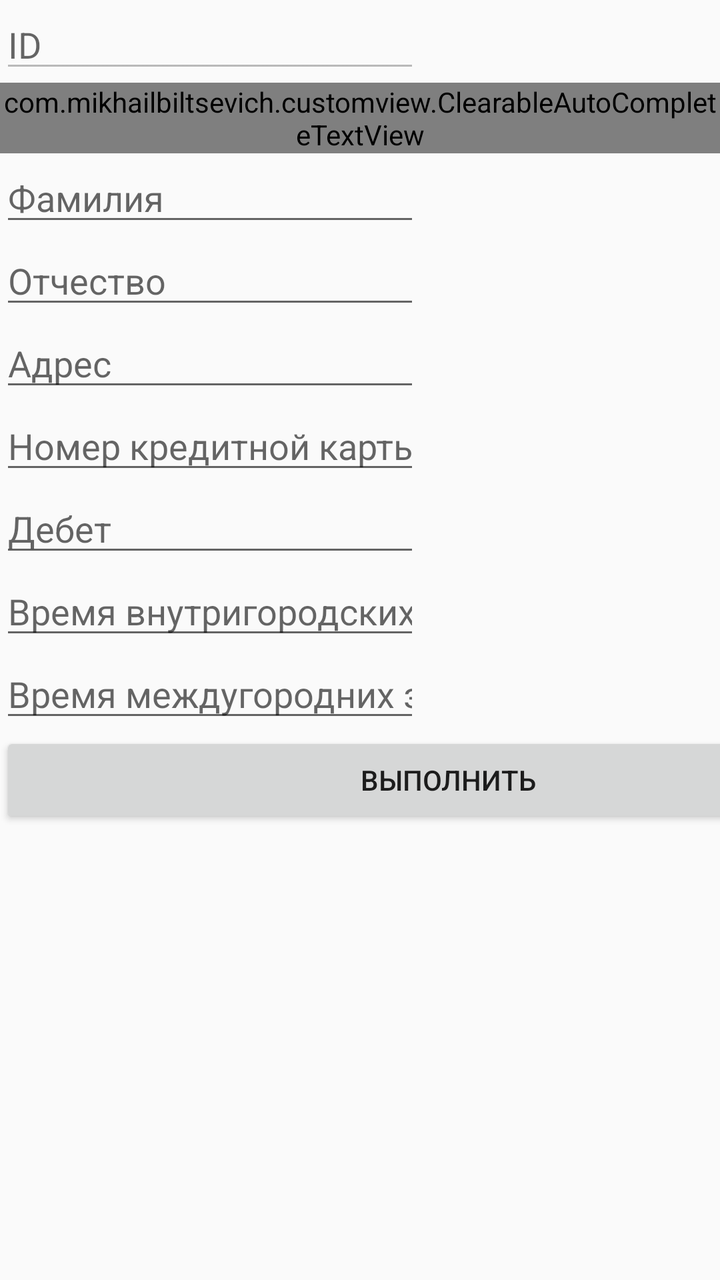
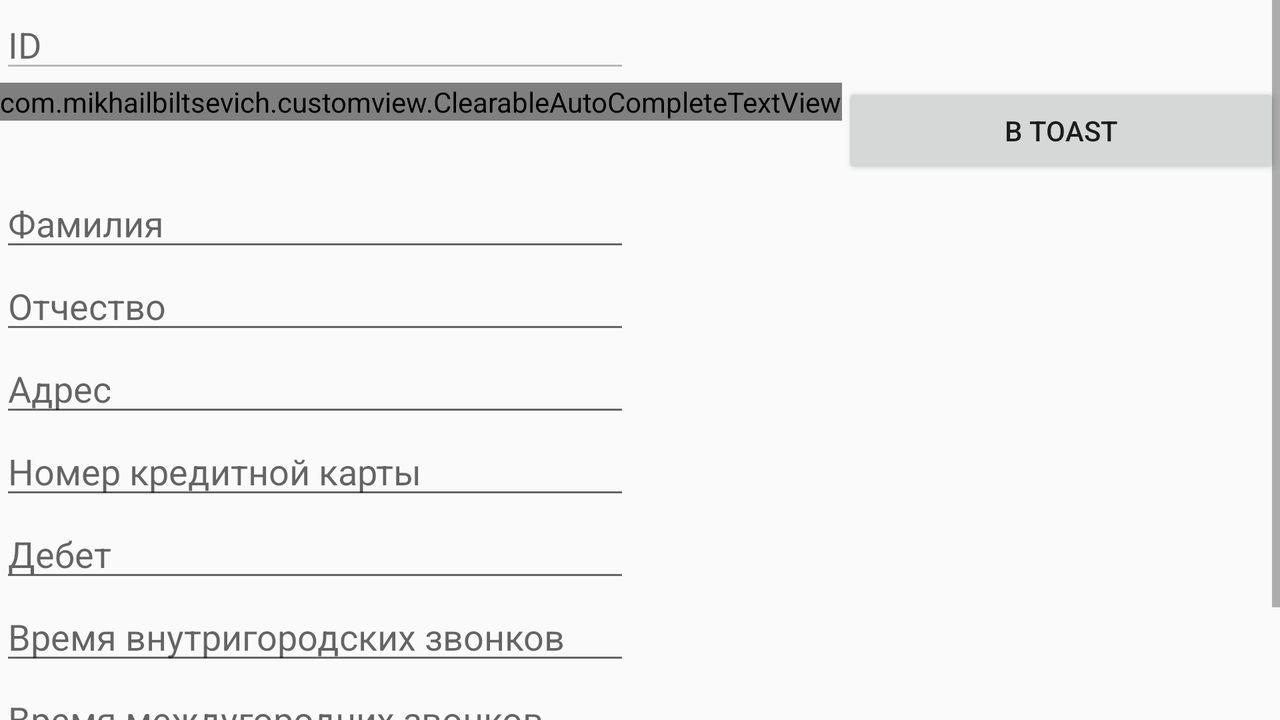

An Android layout and its configuration variant, each rendered on a device that would load it. The default file and the variant file are quoted in full after the pictures.
<!-- AndroidManifest.xml: application theme AppTheme.NoActionBar -->
<!-- res/layout/fragment_edit_phone.xml -->
<?xml version="1.0" encoding="utf-8"?>
<GridLayout xmlns:android="http://schemas.android.com/apk/res/android"
    xmlns:app="http://schemas.android.com/apk/res-auto"
    xmlns:tools="http://schemas.android.com/tools"
    android:layout_width="match_parent"
    android:layout_height="match_parent"
    android:columnCount="3">

    <EditText
        android:id="@+id/id_edit_text"
        android:layout_column="0"
        android:layout_columnSpan="2"
        android:layout_row="0"
        android:ems="10"
        android:enabled="false"
        android:hint="@string/ID"
        android:inputType="number" />

    <com.mikhailbiltsevich.customview.ClearableAutoCompleteTextView
        android:id="@+id/firstname_auto_complete_text_view"
        android:layout_column="0"
        android:layout_columnSpan="2"
        android:layout_row="1" />

    <Button
        android:id="@+id/to_toast_button"
        android:layout_column="2"
        android:layout_columnSpan="1"
        android:layout_gravity="fill_vertical|fill_horizontal|center"
        android:layout_row="1"
        android:layout_rowSpan="2"
        android:allowUndo="false"
        android:text="@string/toToast" />

    <EditText
        android:id="@+id/surname_edit_text"
        android:layout_column="0"
        android:layout_columnSpan="2"
        android:layout_row="2"
        android:ems="10"
        android:hint="@string/surname"
        android:inputType="textPersonName" />

    <EditText
        android:id="@+id/patronymic_edit_text"
        android:layout_column="0"
        android:layout_columnSpan="2"
        android:layout_row="3"
        android:ems="10"
        android:hint="@string/patronymic"
        android:inputType="textPersonName" />

    <EditText
        android:id="@+id/address_edit_text"
        android:layout_column="0"
        android:layout_columnSpan="2"
        android:layout_row="4"
        android:ems="10"
        android:hint="@string/address"
        android:inputType="textPersonName" />

    <EditText
        android:id="@+id/credit_card_edit_text"
        android:layout_column="0"
        android:layout_columnSpan="2"
        android:layout_row="5"
        android:ems="10"
        android:hint="@string/creditCard"
        android:inputType="textPersonName" />

    <EditText
        android:id="@+id/debit_edit_text"
        android:layout_column="0"
        android:layout_columnSpan="2"
        android:layout_row="6"
        android:ems="10"
        android:hint="@string/debit"
        android:inputType="numberSigned|numberDecimal" />

    <EditText
        android:id="@+id/time_city_calls_edit_text"
        android:layout_column="0"
        android:layout_columnSpan="2"
        android:layout_row="7"
        android:ems="10"
        android:hint="@string/timeCityCalls"
        android:inputType="numberDecimal" />

    <EditText
        android:id="@+id/time_long_distance_calls_edit_text"
        android:layout_column="0"
        android:layout_columnSpan="2"
        android:layout_row="8"
        android:ems="10"
        android:hint="@string/timeLongDistanceCalls"
        android:inputType="numberDecimal" />

    <Button
        android:id="@+id/execute_button"
        android:layout_column="0"
        android:layout_columnSpan="3"
        android:layout_gravity="start|end"
        android:layout_row="9"
        android:text="@string/execute" />
</GridLayout>
<!-- resources referenced by this layout -->
<resources>
  <string name="ID">ID</string>
  <string name="address">Адрес</string>
  <string name="creditCard">Номер кредитной карты</string>
  <string name="debit">Дебет</string>
  <string name="execute">Выполнить</string>
  <string name="patronymic">Отчество</string>
  <string name="surname">Фамилия</string>
  <string name="timeCityCalls">Время внутригородских звонков</string>
  <string name="timeLongDistanceCalls">Время междугородних звонков</string>
  <string name="toToast">В Toast</string>
  <style name="AppTheme.NoActionBar">
          <item name="windowActionBar">false</item>
          <item name="windowNoTitle">true</item>
          <item name="windowActionModeOverlay">true</item>
      </style>
</resources>
<!-- res/layout-land/fragment_edit_phone.xml (the author's variant of the layout above) -->
<!-- drawn on the phone turned sideways -->
<?xml version="1.0" encoding="utf-8"?>
<FrameLayout xmlns:android="http://schemas.android.com/apk/res/android"
    xmlns:app="http://schemas.android.com/apk/res-auto"
    xmlns:tools="http://schemas.android.com/tools"
    android:layout_width="match_parent"
    android:layout_height="match_parent">

    <ScrollView
        android:layout_width="match_parent"
        android:layout_height="match_parent">

        <GridLayout
            android:layout_width="match_parent"
            android:layout_height="wrap_content"
            android:orientation="vertical"
            android:columnCount="3">

            <EditText
                android:id="@+id/id_edit_text"
                android:layout_column="0"
                android:layout_columnSpan="2"
                android:layout_row="0"
                android:ems="15"
                android:enabled="false"
                android:hint="@string/ID"
                android:inputType="number" />

            <com.mikhailbiltsevich.customview.ClearableAutoCompleteTextView
                android:id="@+id/firstname_auto_complete_text_view"
                android:layout_column="0"
                android:layout_columnSpan="2"
                android:layout_row="1" />

            <Button
                android:id="@+id/to_toast_button"
                android:layout_column="2"
                android:layout_columnSpan="1"
                android:layout_gravity="fill_horizontal|center"
                android:layout_row="1"
                android:gravity="center"
                android:text="@string/toToast" />

            <EditText
                android:id="@+id/surname_edit_text"
                android:layout_column="0"
                android:layout_columnSpan="2"
                android:layout_row="2"
                android:ems="15"
                android:hint="@string/surname"
                android:inputType="textPersonName" />

            <EditText
                android:id="@+id/patronymic_edit_text"
                android:layout_column="0"
                android:layout_columnSpan="2"
                android:layout_row="3"
                android:ems="15"
                android:hint="@string/patronymic"
                android:inputType="textPersonName" />

            <EditText
                android:id="@+id/address_edit_text"
                android:layout_column="0"
                android:layout_columnSpan="2"
                android:layout_row="4"
                android:ems="15"
                android:hint="@string/address"
                android:inputType="textPersonName" />

            <EditText
                android:id="@+id/credit_card_edit_text"
                android:layout_column="0"
                android:layout_columnSpan="2"
                android:layout_row="5"
                android:ems="15"
                android:hint="@string/creditCard"
                android:inputType="textPersonName" />

            <EditText
                android:id="@+id/debit_edit_text"
                android:layout_column="0"
                android:layout_columnSpan="2"
                android:layout_row="6"
                android:ems="15"
                android:hint="@string/debit"
                android:inputType="numberSigned|numberDecimal" />

            <EditText
                android:id="@+id/time_city_calls_edit_text"
                android:layout_column="0"
                android:layout_columnSpan="2"
                android:layout_row="7"
                android:ems="15"
                android:hint="@string/timeCityCalls"
                android:inputType="numberDecimal" />

            <EditText
                android:id="@+id/time_long_distance_calls_edit_text"
                android:layout_column="0"
                android:layout_columnSpan="2"
                android:layout_row="8"
                android:ems="15"
                android:hint="@string/timeLongDistanceCalls"
                android:inputType="numberDecimal" />

            <Button
                android:id="@+id/execute_button"
                android:layout_column="0"
                android:layout_columnSpan="3"
                android:layout_row="9"
                android:text="@string/execute" />

        </GridLayout>
    </ScrollView>

</FrameLayout>
